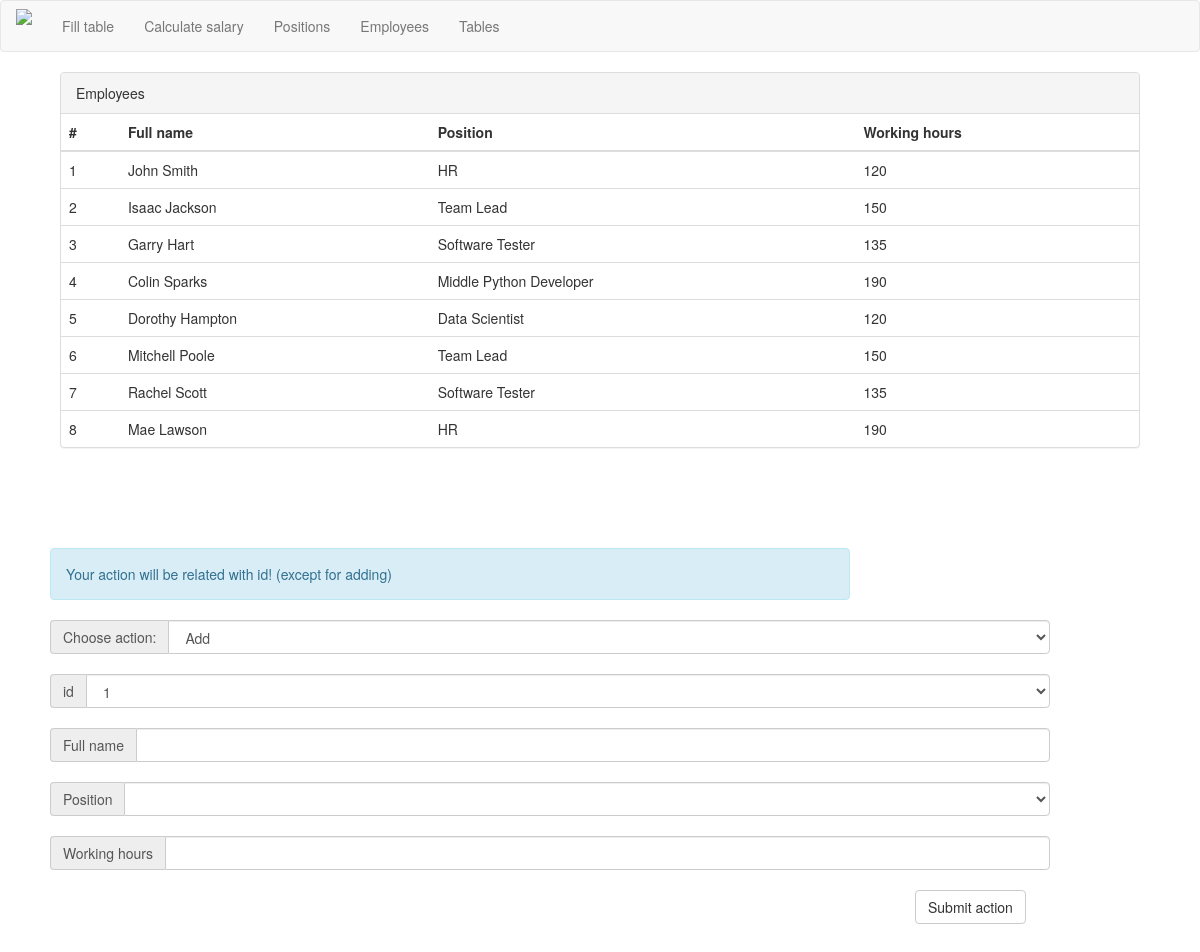
/employees/, run on the app's committed database.
### tables this page shows
CREATE TABLE Employees (id INTEGER, name TEXT, post TEXT, rate INTEGER);

### __init__.py (the view)
@app.route('/employees/')
def employees():
    try:
        POSTS_DATA = Position().get_all_db_data()
        EMPLOYEES_DATA = Employee().get_all_db_data()
        return render_template("employees.html", EMPLOYEES_DATA=EMPLOYEES_DATA, POSTS_DATA=POSTS_DATA, error=None)
    except Exception as e:
        return render_template("employees.html", error="Exception has been caught: " + e.args[0])

### Employee.py (called while the page is built)
    def get_all_db_data(self):
        db = sqlite.connect(self.database)
        db.row_factory = sqlite.Row
        with db:
            conn = db.cursor()
            conn.execute("SELECT * FROM {}".format(self.table))
            data = conn.fetchall()
            return data

### Position.py (called while the page is built)
    def get_all_db_data(self):
        db = sqlite.connect(self.database)
        db.row_factory = sqlite.Row
        with db:
            conn = db.cursor()
            conn.execute("SELECT * FROM {}".format(self.table))
            data = conn.fetchall()
            return data

### templates/employees.html (shortened to what this page needs)
{% extends "header.html" %}
{% block body %}
    <div class="panel panel-default" style="max-width: 90%; margin: auto;">
        <div class="panel-heading">Employees </div>
        <table class="table">
            <thead>
                <th> # </th>
                <th> Full name </th>
                <th> Position </th>
                <th> Working hours </th>
            </thead>
            <tbody>
                {% for item in EMPLOYEES_DATA:%}
                <tr>
                    <td> {{item["id"]}} </td>
                    <td> {{item["name"]}} </td>
                    <td> {{item["post"]}} </td>
                    <td> {{item["rate"]}} </td>
                </tr>
                {% endfor %}
            </tbody>
        </table>
    </div>
    <form method="POST" action="/employees-handler/">
        <div class="alert alert-info" role="alert" style="margin:100px 50px 20px 50px; width: 800px;">
            Your action will be related with id! (except for adding)
        </div>
        <div class="input-group" style="margin: 20px 50px; width: 1000px;">
            <span class="input-group-addon" id="basic-addon1"> Choose action: </span>
            <select type="text" class="form-control"
                    aria-describedby="basic-addon1" name="action" value="{{request.form.action}}">
                <option value="add"> Add </option>
            </select>
        </div>
        <div class="input-group" style="margin: 20px 50px; width: 1000px;">
            <span class="input-group-addon" id="basic-addon1"> id </span>
            <select type="text" class="form-control"
                    aria-describedby="basic-addon1" name="id" value="{{request.form.id}}">
                {% for employee in EMPLOYEES_DATA%}
                <option value="{{employee['id']}}">{{employee["id"]}}</option>
                {% endfor %}
            </select>
        </div>
        <div class="input-group" style="margin: 20px 50px; width: 1000px;">
            <span class="input-group-addon" id="basic-addon1"> Full name </span>
            <input type="text" class="form-control"
                    aria-describedby="basic-addon1" name="name" value="{{request.form.name}}">
        </div>
        <div class="input-group" style="margin: 20px 50px; width: 1000px;">
            <span class="input-group-addon" id="basic-addon1"> Position </span>
            <select type="text" class="form-control"
                    aria-describedby="basic-addon1" name="post" value="{{request.form.post}}">
                <option value=""></option>
                {% for post in POSTS_DATA%}
                <option value='{{post["name"]}}'>{{post["name"]}}</option>
                {% endfor%}
            </select>
        </div>
        <div class="input-group" style="margin: 20px 50px; width: 1000px;">
            <span class="input-group-addon" id="basic-addon1"> Working hours </span>
            <input type="text" class="form-control"
                    aria-describedby="basic-addon1" name="rate" value="{{request.form.rate}}">
        </div>
        <button type="submit" class="btn btn-default" style="margin-left: 915px; margin-bottom: 50px;"> Submit action </button>
    </form>
{% endblock%}

### templates/header.html (shortened to what this page needs)
<!DOCTYPE html>
<html lang="ua">
<head>
    <link href="../static/css/bootstrap.min.css" rel="stylesheet">
</head>
<header>
    <nav class="navbar navbar-default">
        <div class="navbar-header">
            <a class="navbar-brand"><img src="../static/img/salary-packaging.png"
                                         style="height: 30px; margin-top: -7px;"></a>
        </div>
        <div class="container-fluid">
            <div class="collapse navbar-collapse" id="bs-example-navbar-collapse-1">
                <ul class="nav navbar-nav">
                    <li><a href="/new-table">Fill table </a></li>
                    <li><a href="/salaries">Calculate salary</a></li>
                    <li><a href="/positions">Positions </a></li>
                    <li><a href="/employees">Employees </a></li>
                    <li><a href="/tables">Tables </a></li>
                </ul>
            </div>
        </div>
    </nav>
</header>
<body>
    {% block body %}{% endblock %}
</body>
</html>

### data on the page
Employees: id "1", name "John Smith", post "HR", rate "120"
Employees: id "2", name "Isaac Jackson", post "Team Lead", rate "150"
Employees: id "3", name "Garry Hart", post "Software Tester", rate "135"
Employees: id "4", name "Colin Sparks", post "Middle Python Developer", rate "190"
Employees: id "5", name "Dorothy Hampton", post "Data Scientist", rate "120"
Employees: id "6", name "Mitchell Poole", post "Team Lead", rate "150"
Employees: id "7", name "Rachel Scott", post "Software Tester", rate "135"
Employees: id "8", name "Mae Lawson", post "HR", rate "190"

### other printed values
form field id "1"
